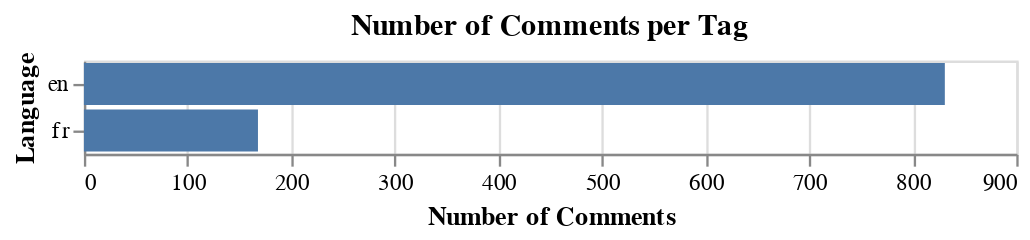

The notebook cell saved with this chart:
### Markdown cell above
We see here that there is significantly more English data than French data.

### Code cell
(alt.Chart(sample.loc[sample['Language'].isnull()==False], 
           title=alt.TitleParams(text='Number of Comments per Tag')
).mark_bar().encode(
    alt.X('count()', title='Number of Comments'),
    alt.Y('Language', sort="-x")))

### Figure 1 — Vega-Lite specification as saved in the notebook (floating-point values rounded to 4 significant figures; data arrays with more than 128 entries replaced by an {"elided": "..."} marker saying what was removed)
{"$schema": "https://vega.github.io/schema/vega-lite/v4.8.1.json", "config": {"view": {"continuousHeight": 300, "continuousWidth": 400}}, "data": {"name": "data-22956d5080da56ef7bb086f2ab8065d6"}, "datasets": {"data-22956d5080da56ef7bb086f2ab8065d6": {"elided": "999 records"}}, "encoding": {"x": {"aggregate": "count", "title": "Number of Comments", "type": "quantitative"}, "y": {"field": "Language", "sort": "-x", "type": "nominal"}}, "mark": "bar", "title": {"text": "Number of Comments per Tag"}}
